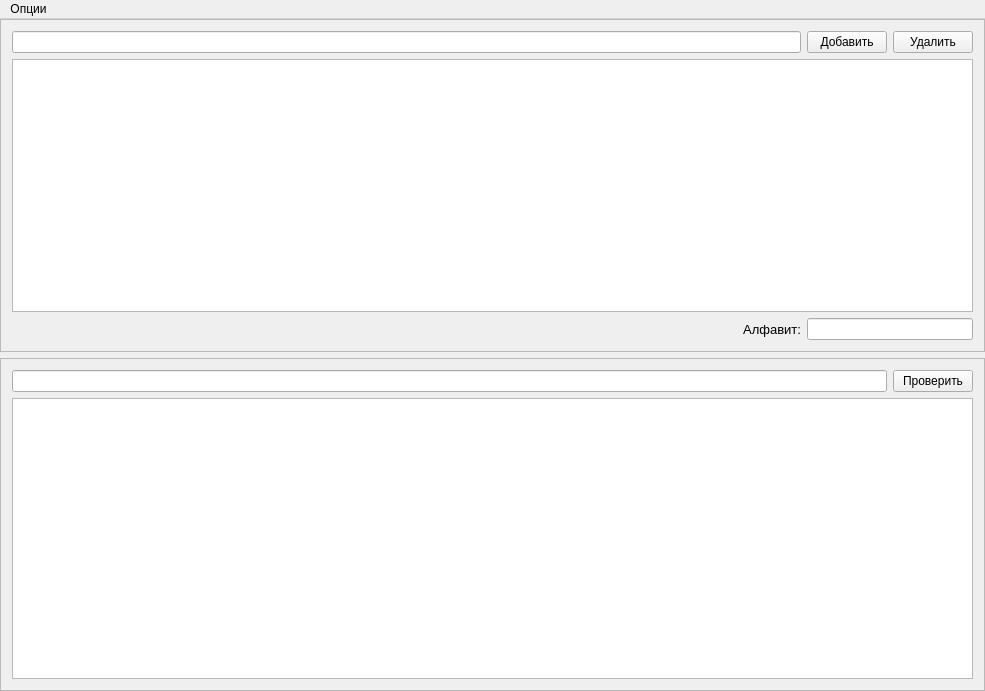
<?xml version="1.0" encoding="UTF-8"?>
<ui version="4.0">
 <class>MainWindow</class>
 <widget class="QMainWindow" name="MainWindow">
  <property name="geometry">
   <rect>
    <x>0</x>
    <y>0</y>
    <width>985</width>
    <height>691</height>
   </rect>
  </property>
  <property name="windowTitle">
   <string>MainWindow</string>
  </property>
  <widget class="QWidget" name="centralWidget">
   <layout class="QVBoxLayout" name="verticalLayout">
    <property name="leftMargin">
     <number>0</number>
    </property>
    <property name="topMargin">
     <number>0</number>
    </property>
    <property name="rightMargin">
     <number>0</number>
    </property>
    <property name="bottomMargin">
     <number>0</number>
    </property>
    <item>
     <widget class="QFrame" name="frame">
      <property name="frameShape">
       <enum>QFrame::StyledPanel</enum>
      </property>
      <property name="frameShadow">
       <enum>QFrame::Raised</enum>
      </property>
      <layout class="QGridLayout" name="gridLayout">
       <item row="0" column="0">
        <widget class="QLineEdit" name="line_rule">
         <property name="font">
          <font>
           <pointsize>9</pointsize>
          </font>
         </property>
         <property name="readOnly">
          <bool>false</bool>
         </property>
        </widget>
       </item>
       <item row="2" column="0" colspan="3">
        <widget class="QListWidget" name="list_rule">
         <property name="font">
          <font>
           <pointsize>10</pointsize>
          </font>
         </property>
        </widget>
       </item>
       <item row="0" column="2">
        <widget class="QPushButton" name="push_button_delete_rule">
         <property name="font">
          <font>
           <pointsize>9</pointsize>
          </font>
         </property>
         <property name="text">
          <string>Удалить</string>
         </property>
        </widget>
       </item>
       <item row="0" column="1">
        <widget class="QPushButton" name="push_button_add_rule">
         <property name="font">
          <font>
           <pointsize>9</pointsize>
          </font>
         </property>
         <property name="text">
          <string>Добавить</string>
         </property>
        </widget>
       </item>
       <item row="3" column="0">
        <widget class="QLabel" name="label">
         <property name="font">
          <font>
           <pointsize>10</pointsize>
          </font>
         </property>
         <property name="layoutDirection">
          <enum>Qt::LeftToRight</enum>
         </property>
         <property name="text">
          <string>Алфавит:</string>
         </property>
         <property name="alignment">
          <set>Qt::AlignRight|Qt::AlignTrailing|Qt::AlignVCenter</set>
         </property>
        </widget>
       </item>
       <item row="3" column="1" colspan="2">
        <widget class="QLineEdit" name="line_alphabet">
         <property name="font">
          <font>
           <pointsize>9</pointsize>
          </font>
         </property>
         <property name="readOnly">
          <bool>true</bool>
         </property>
        </widget>
       </item>
      </layout>
     </widget>
    </item>
    <item>
     <widget class="QFrame" name="frame_2">
      <property name="frameShape">
       <enum>QFrame::StyledPanel</enum>
      </property>
      <property name="frameShadow">
       <enum>QFrame::Raised</enum>
      </property>
      <layout class="QGridLayout" name="gridLayout_2">
       <item row="0" column="0">
        <widget class="QLineEdit" name="line_chain">
         <property name="font">
          <font>
           <pointsize>9</pointsize>
          </font>
         </property>
        </widget>
       </item>
       <item row="0" column="1">
        <widget class="QPushButton" name="push_button_chain">
         <property name="font">
          <font>
           <pointsize>9</pointsize>
          </font>
         </property>
         <property name="text">
          <string>Проверить</string>
         </property>
        </widget>
       </item>
       <item row="1" column="0" colspan="2">
        <widget class="QTextEdit" name="text_chain">
         <property name="font">
          <font>
           <pointsize>10</pointsize>
          </font>
         </property>
         <property name="readOnly">
          <bool>true</bool>
         </property>
        </widget>
       </item>
      </layout>
     </widget>
    </item>
   </layout>
  </widget>
  <widget class="QMenuBar" name="menuBar">
   <property name="geometry">
    <rect>
     <x>0</x>
     <y>0</y>
     <width>985</width>
     <height>26</height>
    </rect>
   </property>
   <widget class="QMenu" name="menu">
    <property name="title">
     <string>Опции</string>
    </property>
    <addaction name="action_default"/>
    <addaction name="action_read_file"/>
    <addaction name="separator"/>
    <addaction name="action_clear"/>
   </widget>
   <addaction name="menu"/>
  </widget>
  <action name="action_default">
   <property name="text">
    <string>По умолчанию</string>
   </property>
  </action>
  <action name="action_read_file">
   <property name="text">
    <string>Читать из файла</string>
   </property>
  </action>
  <action name="action_clear">
   <property name="text">
    <string>Очистить</string>
   </property>
  </action>
 </widget>
 <layoutdefault spacing="6" margin="11"/>
 <resources/>
 <connections/>
</ui>
